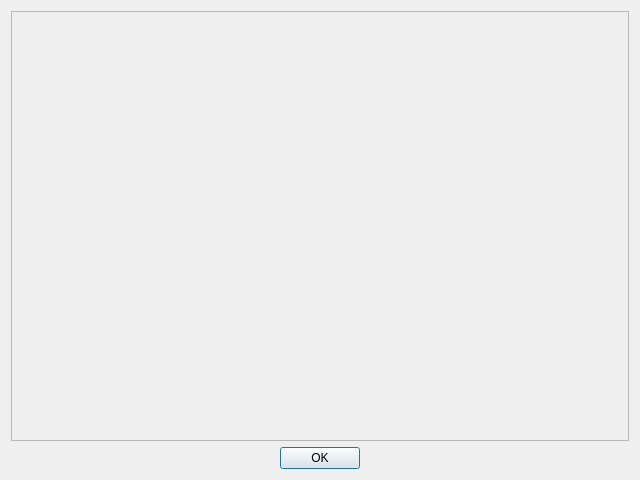
<?xml version="1.0" encoding="UTF-8"?>
<ui version="4.0">
 <class>HelpDialog</class>
 <widget class="QDialog" name="HelpDialog">
  <property name="geometry">
   <rect>
    <x>0</x>
    <y>0</y>
    <width>640</width>
    <height>480</height>
   </rect>
  </property>
  <property name="windowTitle">
   <string>Help</string>
  </property>
  <property name="windowIcon">
   <iconset resource="resources.qrc">
    <normaloff>:/logo3.png</normaloff>:/logo3.png</iconset>
  </property>
  <layout class="QVBoxLayout" name="verticalLayout">
   <item>
    <widget class="QScrollArea" name="scrollArea">
     <property name="widgetResizable">
      <bool>true</bool>
     </property>
     <widget class="QWidget" name="scrollAreaWidgetContents">
      <property name="geometry">
       <rect>
        <x>0</x>
        <y>0</y>
        <width>620</width>
        <height>431</height>
       </rect>
      </property>
     </widget>
    </widget>
   </item>
   <item>
    <widget class="QDialogButtonBox" name="buttonBox">
     <property name="standardButtons">
      <set>QDialogButtonBox::Ok</set>
     </property>
     <property name="centerButtons">
      <bool>true</bool>
     </property>
    </widget>
   </item>
  </layout>
 </widget>
 <resources>
  <include location="resources.qrc"/>
 </resources>
 <connections>
  <connection>
   <sender>buttonBox</sender>
   <signal>accepted()</signal>
   <receiver>HelpDialog</receiver>
   <slot>accept()</slot>
   <hints>
    <hint type="sourcelabel">
     <x>319</x>
     <y>459</y>
    </hint>
    <hint type="destinationlabel">
     <x>319</x>
     <y>239</y>
    </hint>
   </hints>
  </connection>
  <connection>
   <sender>buttonBox</sender>
   <signal>rejected()</signal>
   <receiver>HelpDialog</receiver>
   <slot>reject()</slot>
   <hints>
    <hint type="sourcelabel">
     <x>319</x>
     <y>459</y>
    </hint>
    <hint type="destinationlabel">
     <x>319</x>
     <y>239</y>
    </hint>
   </hints>
  </connection>
 </connections>
</ui>
